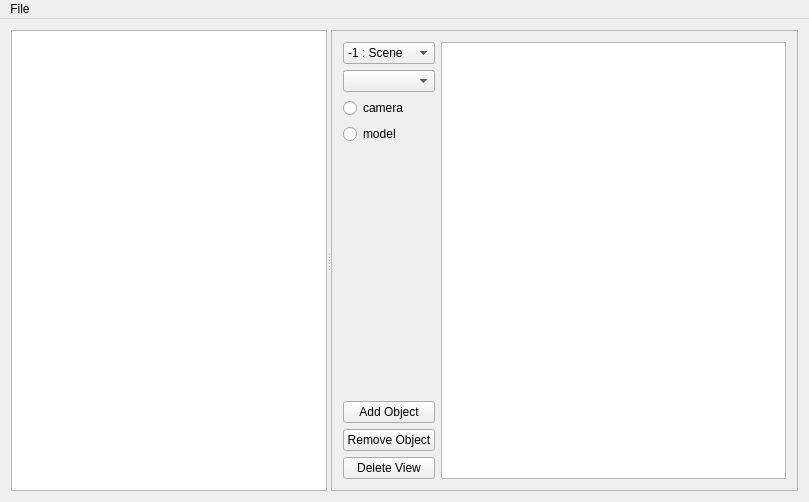
<?xml version="1.0" encoding="UTF-8"?>
<ui version="4.0">
 <class>MainWindow</class>
 <widget class="QMainWindow" name="MainWindow">
  <property name="geometry">
   <rect>
    <x>0</x>
    <y>0</y>
    <width>809</width>
    <height>502</height>
   </rect>
  </property>
  <property name="minimumSize">
   <size>
    <width>0</width>
    <height>0</height>
   </size>
  </property>
  <property name="windowTitle">
   <string>MainWindow</string>
  </property>
  <widget class="QWidget" name="centralWidget">
   <layout class="QVBoxLayout" name="verticalLayout_3">
    <item>
     <widget class="QSplitter" name="splitter_2">
      <property name="orientation">
       <enum>Qt::Horizontal</enum>
      </property>
      <widget class="QGraphicsView" name="sceneView"/>
      <widget class="QSplitter" name="splitter">
       <property name="orientation">
        <enum>Qt::Vertical</enum>
       </property>
       <widget class="QFrame" name="frame">
        <property name="frameShape">
         <enum>QFrame::StyledPanel</enum>
        </property>
        <property name="frameShadow">
         <enum>QFrame::Raised</enum>
        </property>
        <layout class="QVBoxLayout" name="verticalLayout_2">
         <item>
          <layout class="QHBoxLayout" name="horizontalLayout">
           <item>
            <layout class="QVBoxLayout" name="verticalLayout">
             <item>
              <widget class="QComboBox" name="modelChoiceButton">
               <item>
                <property name="text">
                 <string>-1 : Scene</string>
                </property>
               </item>
              </widget>
             </item>
             <item>
              <widget class="QComboBox" name="cameraChoiceButton"/>
             </item>
             <item>
              <widget class="QRadioButton" name="cameraButton">
               <property name="text">
                <string>camera</string>
               </property>
              </widget>
             </item>
             <item>
              <widget class="QRadioButton" name="modelButton">
               <property name="text">
                <string>model</string>
               </property>
              </widget>
             </item>
             <item>
              <spacer name="verticalSpacer">
               <property name="orientation">
                <enum>Qt::Vertical</enum>
               </property>
               <property name="sizeHint" stdset="0">
                <size>
                 <width>20</width>
                 <height>40</height>
                </size>
               </property>
              </spacer>
             </item>
             <item>
              <widget class="QPushButton" name="addSceneObjectButton">
               <property name="text">
                <string>Add Object</string>
               </property>
              </widget>
             </item>
             <item>
              <widget class="QPushButton" name="removeSceneObjectButton">
               <property name="text">
                <string>Remove Object</string>
               </property>
              </widget>
             </item>
             <item>
              <widget class="QPushButton" name="deleteViewButton">
               <property name="text">
                <string>Delete View</string>
               </property>
              </widget>
             </item>
            </layout>
           </item>
           <item>
            <widget class="QListWidget" name="listWidget"/>
           </item>
          </layout>
         </item>
        </layout>
       </widget>
      </widget>
     </widget>
    </item>
   </layout>
  </widget>
  <widget class="QMenuBar" name="menuBar">
   <property name="geometry">
    <rect>
     <x>0</x>
     <y>0</y>
     <width>809</width>
     <height>22</height>
    </rect>
   </property>
   <widget class="QMenu" name="menuFile">
    <property name="title">
     <string>File</string>
    </property>
    <addaction name="actionupload_model"/>
   </widget>
   <addaction name="menuFile"/>
  </widget>
  <action name="actionupload_model">
   <property name="text">
    <string>upload model</string>
   </property>
  </action>
 </widget>
 <layoutdefault spacing="6" margin="11"/>
 <resources/>
 <connections/>
</ui>
